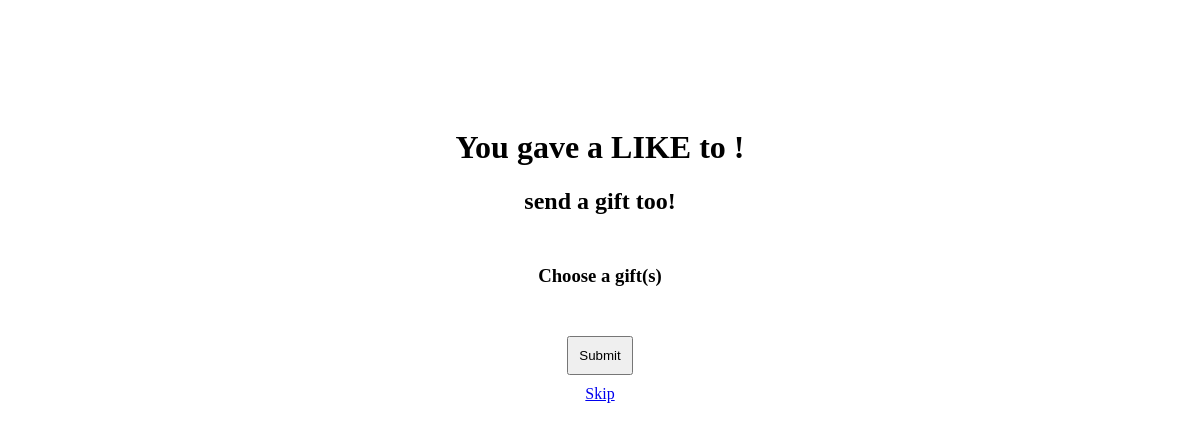
The page /process/updateLikes.php on the database as committed earlier.
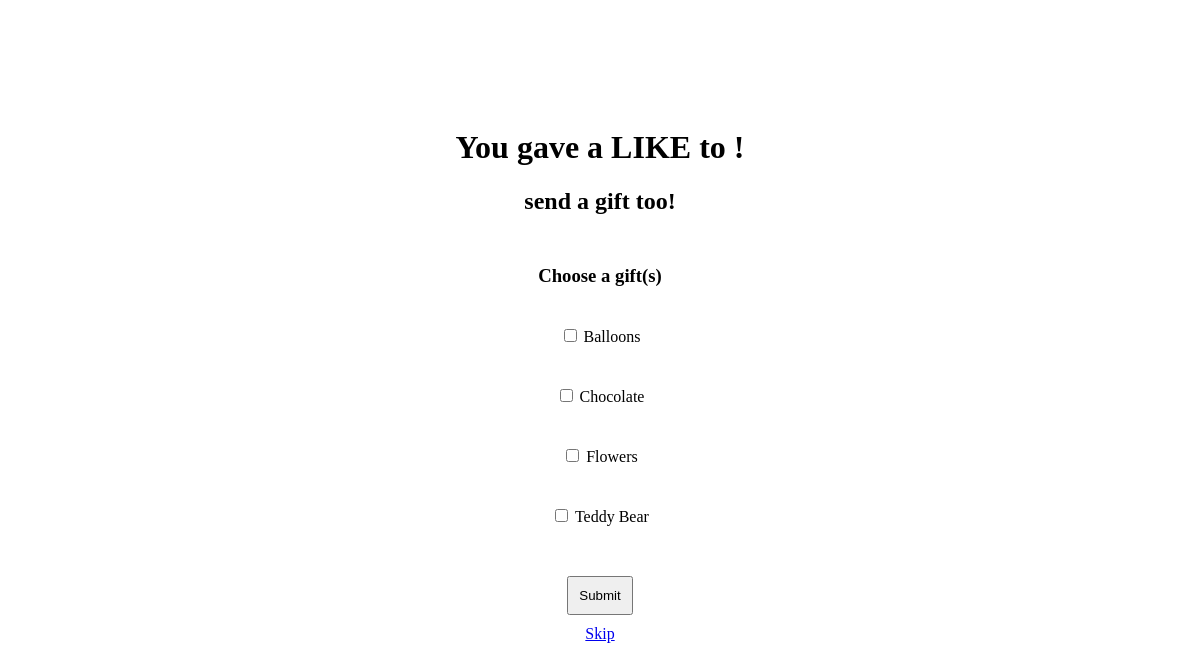
The same page on the database as committed later.
### tables this page shows
CREATE TABLE `gift` (
  `title` varchar(60) NOT NULL,
  `giftImage` varchar(100) NOT NULL,
  `description` text NOT NULL
);

### process/updateLikes.php (the view, shortened to what this page needs)
<?php
  include '../include/database.php';
  $profileId = $_POST['profileId'];
  $gifts = $conn->query('SELECT * FROM gift')->fetchAll();
?>
<!DOCTYPE html>
<html>
  <head>
  </head>
  <body>
<h1>You gave a LIKE to <?php echo $profileId?>!</h1>
<h2>send a gift too!</h2>
<form class="" action="sendgift.php" method="post">
  <h3>Choose a gift(s)</h3>
    <?php
        foreach ($gifts as $gift) {
          ?>
          <section>
            <input type="checkbox" name="sendGift[]" value="<?php echo $gift['title'];?>">
            <label for=""><?php echo $gift['title'];?></label>
          </section>
          <?php
        }
        ?>
  <button type="submit" name="button" value="insert">Submit</button>
  <a href="../index.php">Skip</a>
</form>
</body>
</html>

Rows that differ between the two databases and show on the page:
added gift: title "Balloons"
added gift: title "Chocolate"
added gift: title "Flowers"
added gift: title "Teddy Bear"
